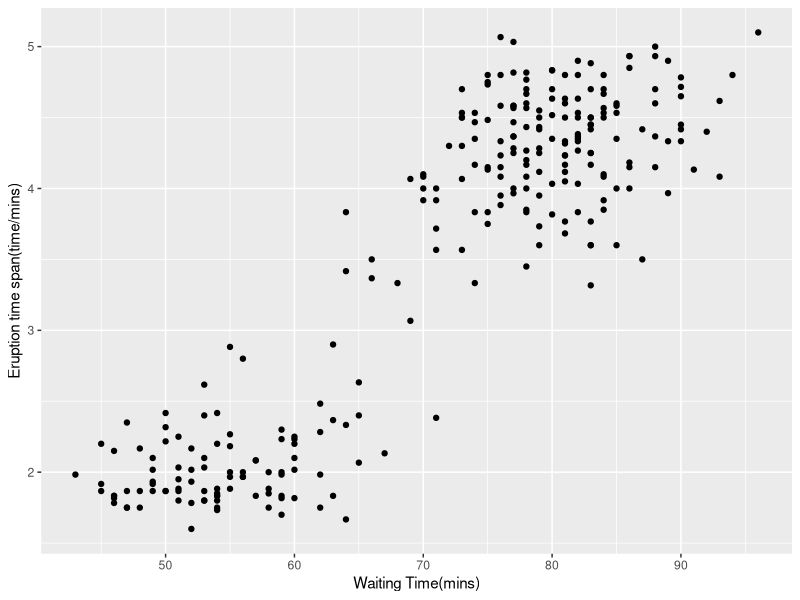
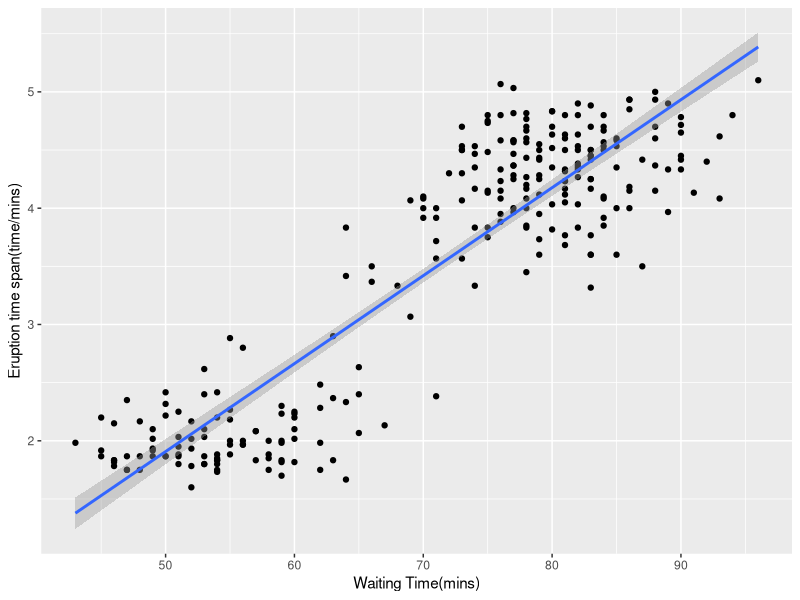
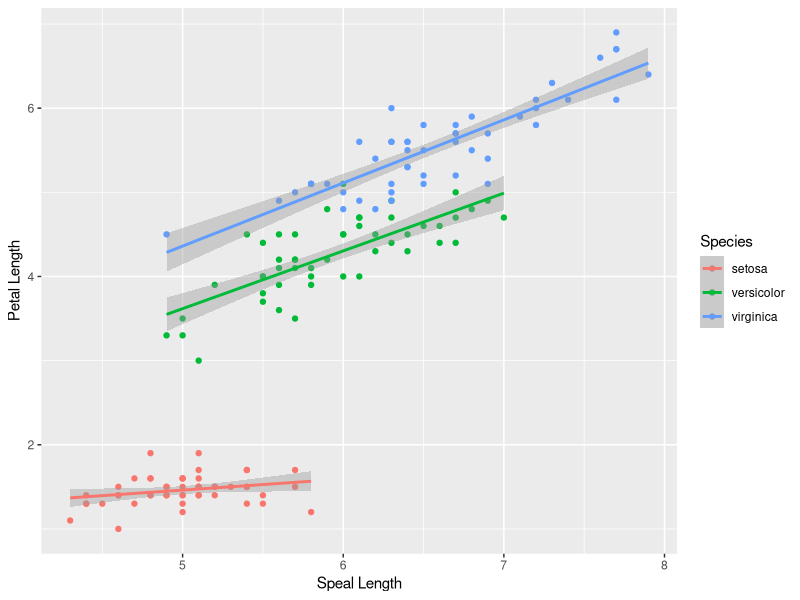

These charts were generated, in order, by the following R code:
## ---- chunk 1
knitr::opts_chunk$set(echo = TRUE) 
library(tidyverse)  
## ---- chunk 2
faithful <- as_tibble(faithful)
## ---- chunk 3
ggplot(data = faithful) +
  geom_point(mapping = aes(x = waiting, y = eruptions)) +
  xlab("Waiting Time(mins)") + ylab("Eruption time span(time/mins)")
## ---- chunk 4
ggplot(data = faithful, mapping = aes(x = waiting, y = eruptions)) +
  geom_point() +
  geom_smooth(method = lm) +
  xlab("Waiting Time(mins)") + ylab("Eruption time span(time/mins)")
## ---- chunk 5
ggplot(data = iris, mapping = aes(x = Sepal.Length, y = Petal.Length, color = Species)) +
  geom_point() +
  geom_smooth(method = lm) +
  xlab("Speal Length") + ylab("Petal Length")
